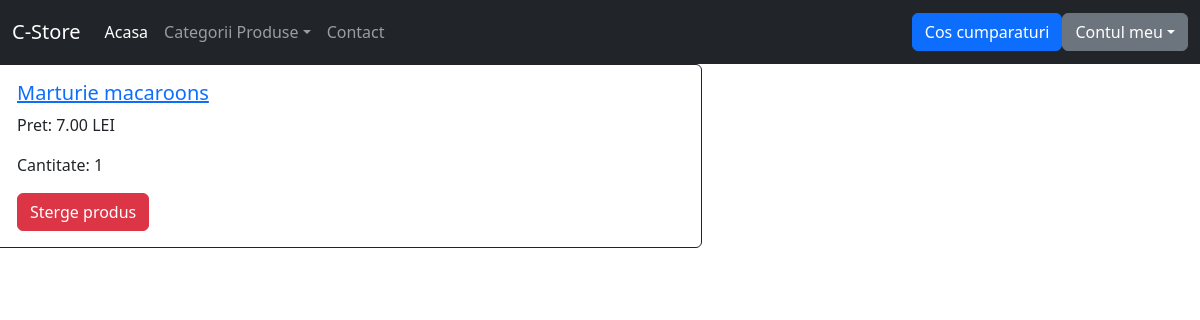
The page /cart/ (signed in) on the database as committed earlier.
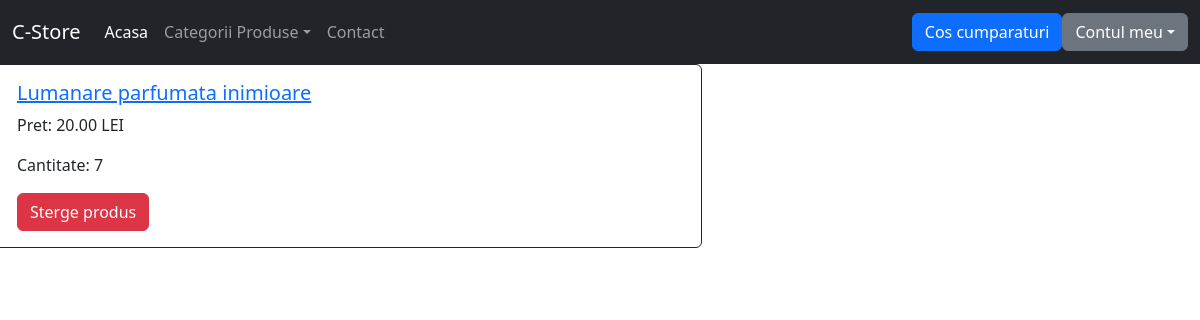
The same page on the database as committed later.
### cart/models.py (models this page shows)
class CartItem(models.Model):
    quantity = models.IntegerField(default=0)
    product = models.ForeignKey(Product, on_delete=models.CASCADE)
    cart = models.ForeignKey(Cart, on_delete=models.CASCADE)

### product/models.py (models this page shows, shortened)
class Product(models.Model):
    COLOR = [
        ('bleu', 'Bleu'),
        ('roz', 'Roz'),
        ('alb', 'Alb'),
        ('lila', 'Lila'),
        ('verde', 'Verde'),
        ('mov', 'Mov'),
        ('galben', 'Galben')
    ]
    name = models.CharField(max_length=255)
    color = models.CharField(max_length=10, choices=COLOR)
    description = models.TextField()
    image = models.ImageField(upload_to='static/products/')
    category = models.ForeignKey(Category, on_delete=models.CASCADE)
    price = models.DecimalField(max_digits=10, decimal_places=2)
    available = models.BooleanField(default=True)

### cart/views.py (the view)
# urls.py: path('cart/', views.cart_view, name='cart'),
@login_required
def cart_view(request):
    cart = get_open_cart(request)
    return render(request, 'cart/cart.html', {'cart': cart})

### cart/views.py (called while the page is built)
@login_required()
def get_open_cart(request):
    user = request.user
    open_cart, created = Cart.objects.get_or_create(status='open', user=user)
    return open_cart

### cstore/context_processors.py (called while the page is built)
def get_all_categories(request):
    get_categories = Category.objects.all()
    return {'categories': get_categories}

### templates/cart/cart.html (shortened to what this page needs)
{% extends 'base.html' %}
{% load static %}
{% block content %}
    <div class="row mt-10">
        {% if cart.cartitem_set.all %}
            {% for cart_item in cart.cartitem_set.all %}
                <div class="col-md-7">
                    <div class="row mt-10">
                        <div class="card border border-dark">
                            <div class="card-body">
                                <h5 class="card-title"><a href="{% url 'details-product' cart_item.product.id %}">
                                    {{ cart_item.product.name }}</a> </h5>
                                <p class="card-text">Pret: {{ cart_item.product.price }} LEI</p>
                                <p class="card-text">Cantitate: {{ cart_item.quantity }}</p>
                                <form action="{% url 'add-to-cart' %}" method="post">
                                    <button type="submit" class="btn btn-danger">Sterge produs</button>
                                </form>
                            </div>
                        </div>
                    </div>
                </div>
            {% endfor %}
        {% else %}
            <h5>Nu ai adaugat nimic in cosul de cumparaturi!</h5>
        {% endif %}
    </div>
{% endblock %}

Rows that differ between the two databases and show on the page:
removed CartItem: product.name "Marturie macaroons", product.price "7.00", quantity "1"
added CartItem: product.name "Lumanare parfumata inimioare", product.price "20.00", quantity "7"
